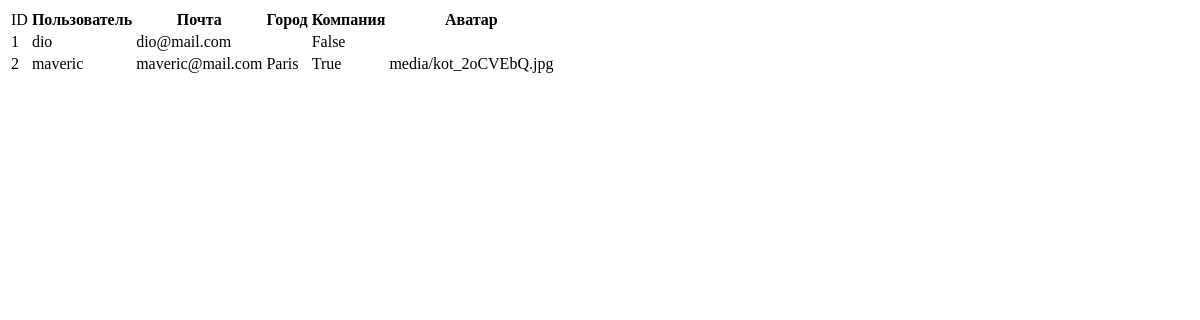
/lk/, run on an earlier commit of the app's database.
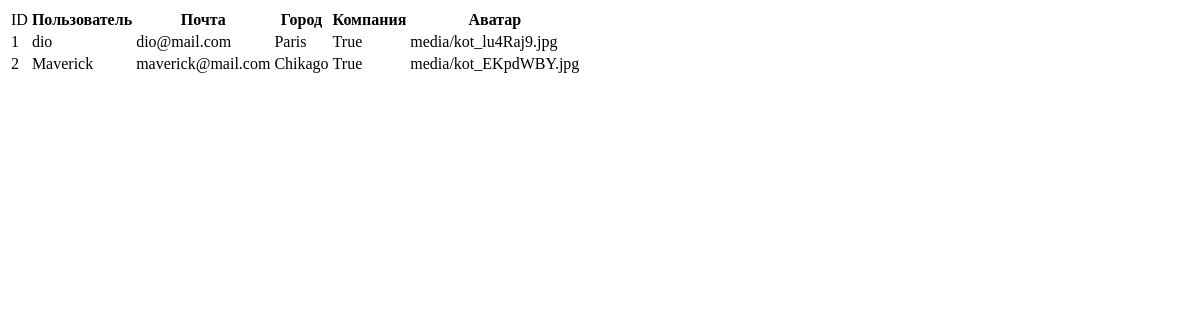
And on a later commit of the database.
### users/models.py (models this page shows, shortened)
class CustomUser(AbstractUser):
    city = models.CharField(max_length=30, blank=True)
    company = models.BooleanField(default=False)
    avatar = models.ImageField('Аватар', upload_to='media/', null=True, blank=True)
    class Meta:
        verbose_name = 'Пользователь'
        verbose_name_plural = 'Пользователи'

### users/views.py (the view)
# urls.py: path('lk/', lk_view, name='lk'),
def lk_view(request, *args, **kwargs):
    account = CustomUser.objects.all()
    context = {'account': account}
    return render(request, 'lk.html', context)

### templates/lk.html (shortened to what this page needs)
<!DOCTYPE html>
<html lang="en">
<head>
</head>
<body>
    {% if account.count > 0 %}
    <table>
        <tr><td>ID</td><th>Пользователь</th><th>Почта</th><th>Город</th><th>Компания</th><th>Аватар</th></tr>
        {% for prod in account %}
        <tr><td>{{ prod.id }}</td><td>{{ prod.username }}</td><td>{{ prod.email }}</td><td>{{ prod.city }}</td><td>{{ prod.company }}</td><td>{{ prod.avatar }}</td></tr>
        {% endfor %}
    </table>
    {% endif %}
</body>
</html>

What changed in the data, as far as the page shows it:
changed CustomUser "dio": city (not shown) → "Paris"; company "False" → "True"; avatar (not shown) → "media/kot_lu4Raj9.jpg"
changed CustomUser id 2: username "maveric" → "Maverick"; email "maveric@mail.com" → "maverick@mail.com"; city "Paris" → "Chikago"; avatar "media/kot_2oCVEbQ.jpg" → "media/kot_EKpdWBY.jpg"
